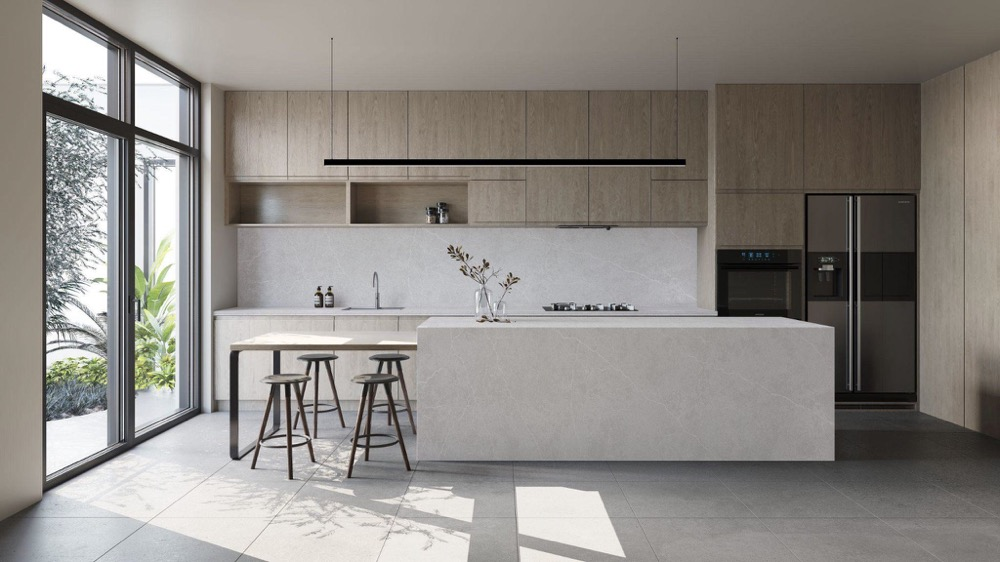
#> input picture interview/CV/original.jpg, 1000 x 562 px
$ jupyter execute research.ipynb
#> lines starting #> are read from the running program, lines starting #| are printed output that depends on the picture; after the words box and inside, x2 and y2 are one past the last pixel; in counts of white or black regions, pixels touching at a corner belong together
[cell 1]
import cv2
import numpy as np
import matplotlib.pyplot as plt

def mark_points(image_path, points, output_path="mark.png", color=(0, 0, 255), radius=3, thickness=-1):
#> called with image_path = 'original.jpg', output_path = 'mark.png', color = (0, 0, 255), radius = 3, thickness = -1
    image = cv2.imread(image_path)
#> image is the input picture: shape (562, 1000, 3); mean B, G, R 133.3, 137.9, 142

    # Mark
    for point in points:
        cv2.circle(image, point, radius, color, thickness)
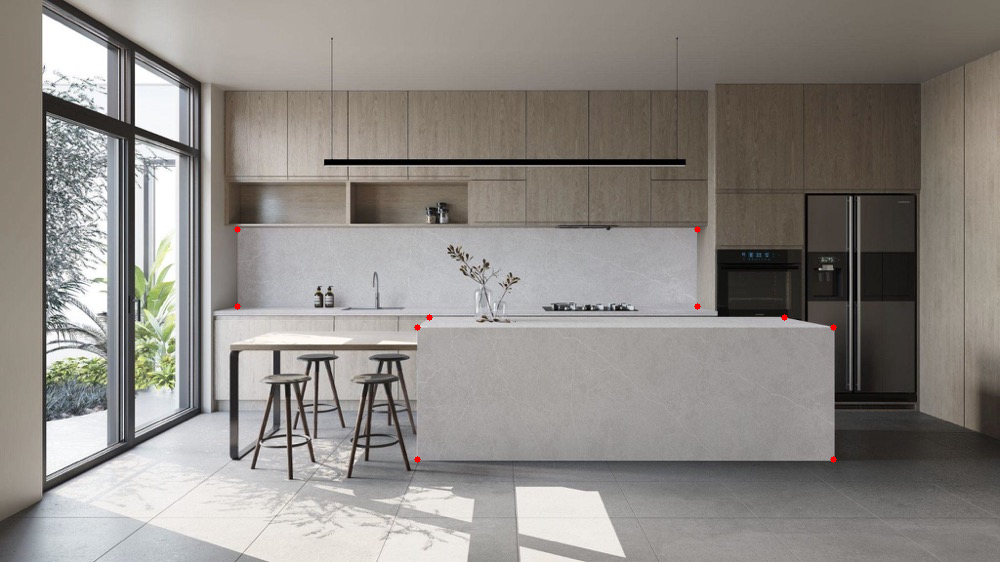
#> image: shape (562, 1000, 3); 0.05% of pixels changed, all inside (x1, y1, x2, y2) = (234, 226, 837, 463)

    cv2.imwrite(output_path, image)


    image_rgb = cv2.cvtColor(image, cv2.COLOR_BGR2RGB)
    plt.imshow(image_rgb)
    plt.axis("off")
    plt.show()

image_path = "original.jpg"
points = [(237, 229), (237, 306), (697, 229), (697, 306), (429, 317), (417, 327), (784, 317), (833, 327), (417, 459), (833, 459)]
mark_points(image_path, points)

[cell 2]
original = cv2.imread('original.jpg')
texture = cv2.imread('texture.jpg')
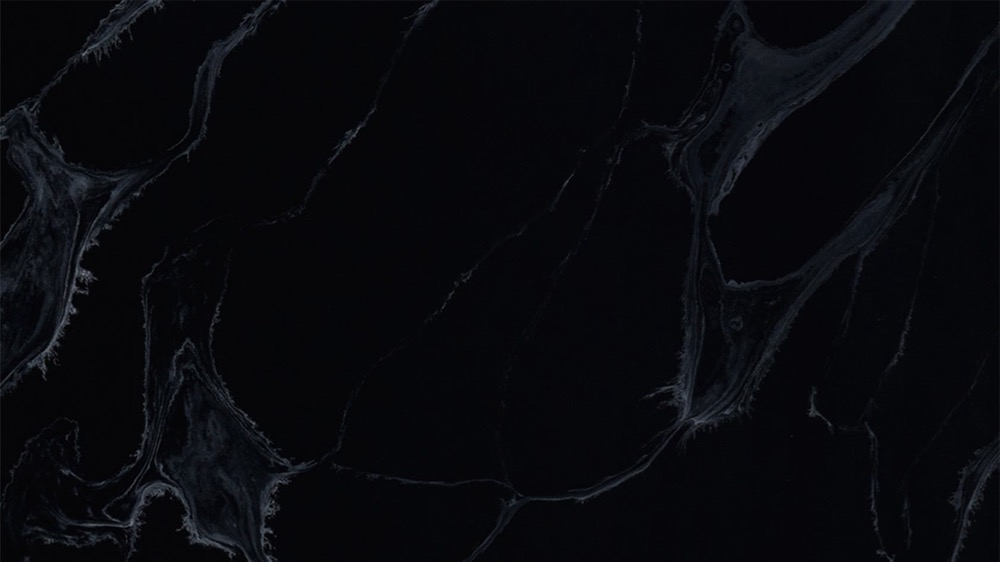
#> input picture interview/CV/texture.jpg, 1000 x 562 px
#> texture is the input picture: shape (562, 1000, 3); mean B, G, R 13.4, 9.1, 8.5

x1, y1 = 418, 328
x2, y2 = 835, 461
width = x2 - x1
height = y2 - y1

# Resize the texture image to match the region dimensions
texture_resized = cv2.resize(texture, (width, height))
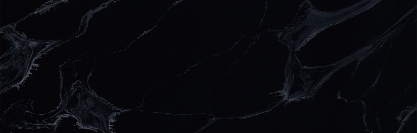
#> texture_resized: shape (133, 417, 3); mean B, G, R 13.3, 9, 8.4

# Replace the region with texture
output = original.copy()
output[y1:y2, x1:x2] = texture_resized
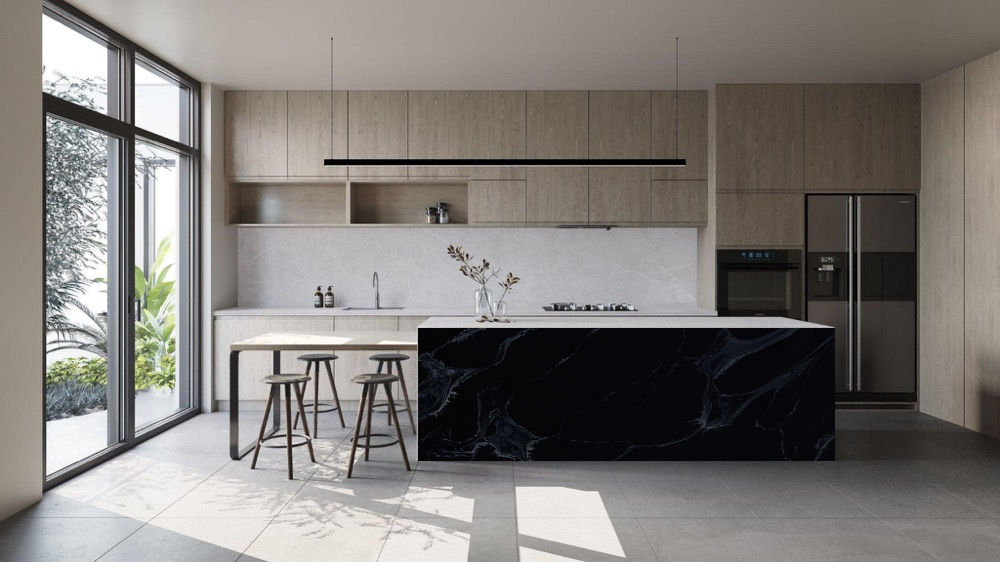
#> output: shape (562, 1000, 3); 9.87% of pixels changed, all inside (x1, y1, x2, y2) = (418, 328, 835, 461)

cv2.imwrite('output1.jpg', output)

# Display
output_rgb = cv2.cvtColor(output, cv2.COLOR_BGR2RGB)
plt.imshow(output_rgb)
plt.axis('off')
plt.show()

[cell 3]
import cv2
import numpy as np
import matplotlib.pyplot as plt

# Load images
image = cv2.imread('output1.jpg')
texture = cv2.imread('texture.jpg')

x1, y1 = 426, 314
x2, y2 = 417, 329
x3, y3 = 785, 314
x4, y4 = 833, 329

# Create a mask for the region of interest
mask = np.zeros(image.shape[:2], dtype=np.uint8)
roi_corners = np.array([[x1, y1], [x2, y2], [x4, y4], [x3, y3]], dtype=np.int32)
cv2.fillPoly(mask, [roi_corners], 255)
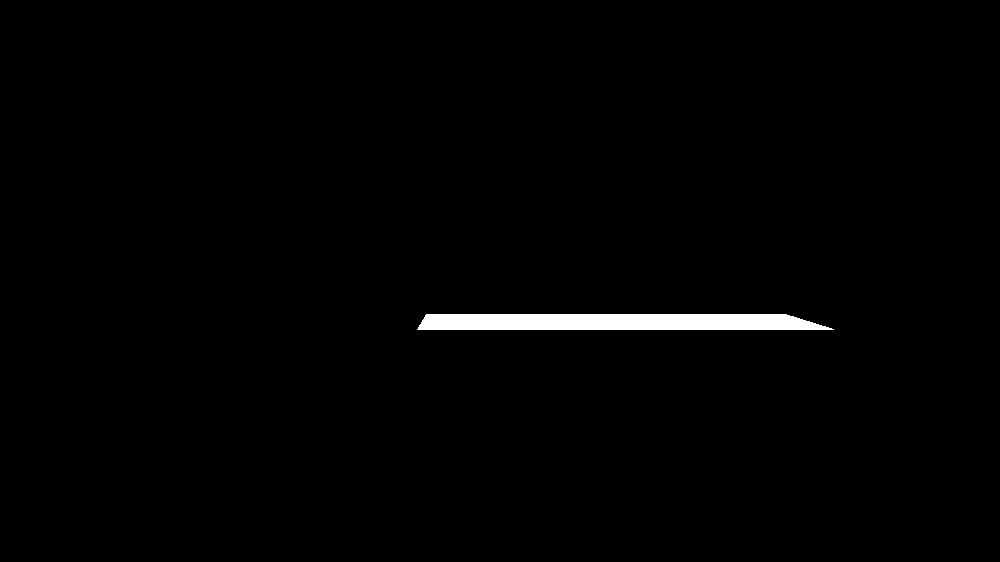
#> mask: shape (562, 1000); 1.1% white; 1 white region, box (x1, y1, x2, y2) and area: (417, 314, 834, 330) 6234

# Create a slightly smaller mask to avoid detecting the boundary
eroded_mask = cv2.erode(mask, np.ones((1,1), np.uint8), iterations=1)

gray = cv2.cvtColor(image, cv2.COLOR_BGR2GRAY)
masked_gray = cv2.bitwise_and(gray, gray, mask=eroded_mask)
edges = cv2.Canny(masked_gray, 100, 200)
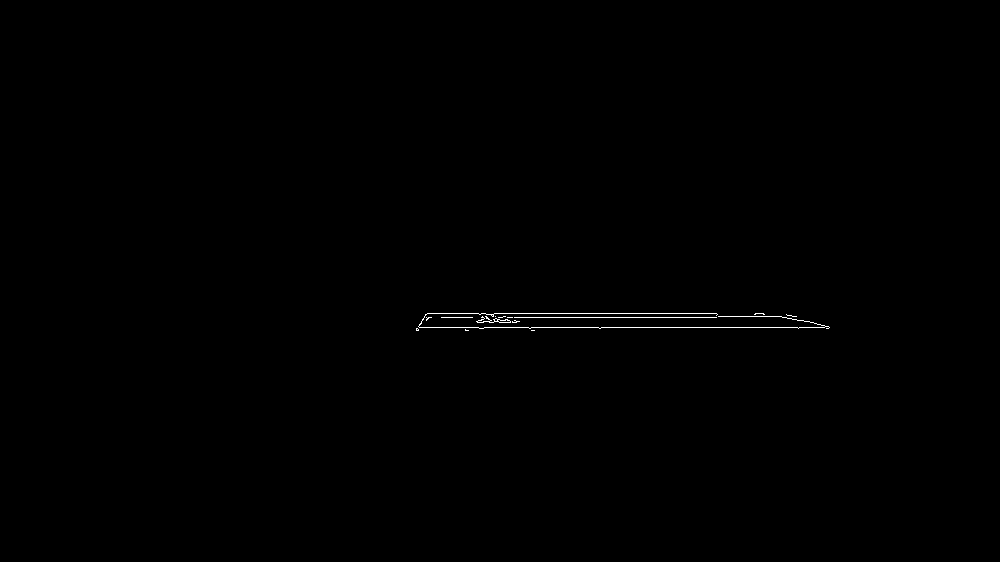
#> edges: shape (562, 1000); 0.22% white in thin lines or dots, all inside (x1, y1, x2, y2) = (416, 313, 830, 331)

# Dilate the edges slightly
kernel = np.ones((1, 1), np.uint8)
dilated_edges = cv2.dilate(edges, kernel, iterations=1)

# Create obstacle mask from the edges but apply it to the original mask area
obstacle_mask = cv2.bitwise_and(dilated_edges, mask)
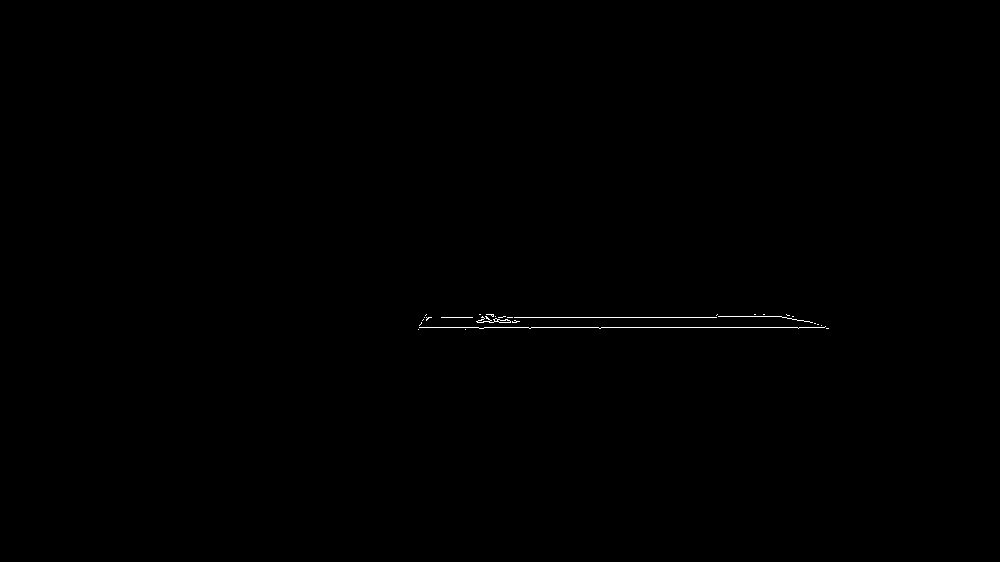
#> obstacle_mask: shape (562, 1000); 0.16% white in thin lines or dots, all inside (x1, y1, x2, y2) = (418, 314, 829, 330)
non_obstacle_mask = cv2.bitwise_not(obstacle_mask)
non_obstacle_mask = cv2.bitwise_and(non_obstacle_mask, mask)
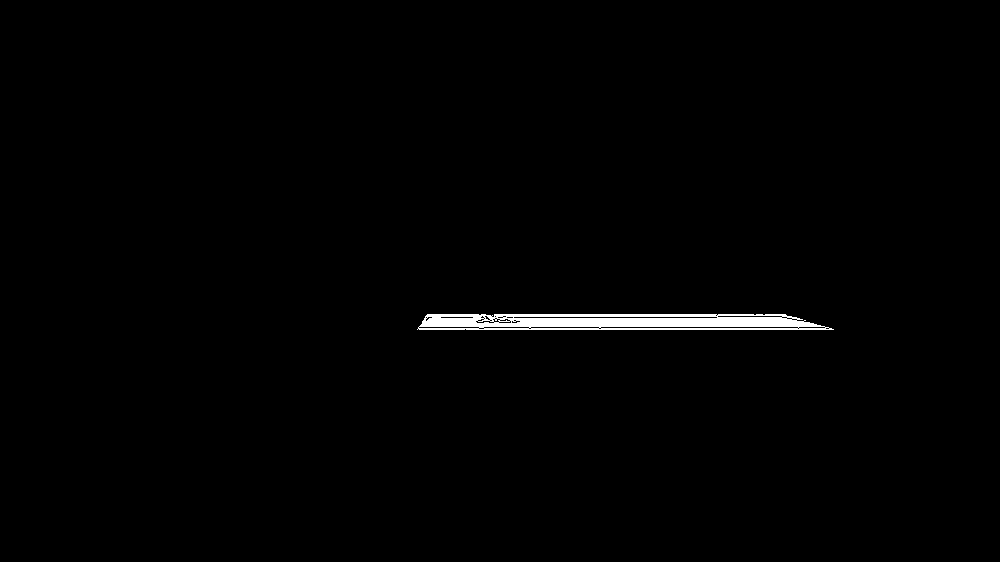
#> non_obstacle_mask: shape (562, 1000); 0.95% white; 1 white region, box (x1, y1, x2, y2) and area: (417, 314, 834, 330) 5332

# Resize texture to match the image size
texture_resized = cv2.resize(texture, (image.shape[1], image.shape[0]))

# Apply texture to non-obstacle areas
result = image.copy()
texture_applied = cv2.bitwise_and(texture_resized, texture_resized, mask=non_obstacle_mask)
image_masked = cv2.bitwise_and(image, image, mask=cv2.bitwise_not(non_obstacle_mask))
result = cv2.add(image_masked, texture_applied)

result_rgb = cv2.cvtColor(result, cv2.COLOR_BGR2RGB)
plt.imshow(result_rgb)
plt.axis("off")
plt.show()
cv2.imwrite('output2.jpg', result)
#> Out = True
